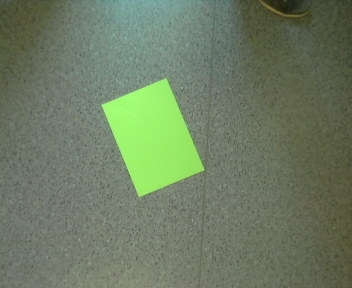
#> input picture test/im_proc/a4_init.jpg, 352 x 288 px
$ python -i image_processing.py   (imports and definitions only)
#> lines starting #> are read from the running program, lines starting #| are printed output that depends on the picture; after the words box and inside, x2 and y2 are one past the last pixel; in counts of white or black regions, pixels touching at a corner belong together
import math
import os
import parameters as PA

try :
     import cv2
     import numpy as np
     import matplotlib.pyplot as plt


     def find_2_opposite_points(mask,corner):	#find two opposite points on a mask, one on the left at the top, the other on the right at the bottom. Corner detection if corner is True (a4)

          [X,Y]=mask.shape
          x1 = 0
          y1 = 0

          if(corner):
               mask = cv2.cornerHarris(mask,2,7,0.04)

          mask = mask>0.01*mask.max()
          i = 0
          e = [k for k,x in enumerate(mask[i]) if x== True]
          while e == []:
               i = i+1
               try:
                    e = [k for k,x in enumerate(mask[i]) if x== True]
               except:
                    raise Exception('The target was not detected. Make sure that you are using the right thresholding constants and the target is in the field of vision')

          p1 = [i, e[0]]

          i = X-1
          e = [k for k,x in enumerate(mask[i]) if x== True]
          while e == []:
               i = i-1
               try:
                    e = [k for k,x in enumerate(mask[i]) if x== True]
               except:
                    raise Exception('The target was not detected. Make sure that you are using the right thresholding constants and the target is in the field of vision')

          p2 = [i, e[0]]

          return [p1[0], p1[1], p2[0], p2[1]]


     # [32 lines left out: function a4_diago, not called in this run]


     def find_position(image):

#> called with image = '../test/im_proc/a4_init.jpg'
          i = cv2.imread(image,1)
#> i is the input picture: shape (288, 352, 3); mean B, G, R 99.3, 124.2, 109.6
          hsv = cv2.cvtColor(i, cv2.COLOR_BGR2HSV)
#> hsv: shape (288, 352, 3); mean H, S, V 48.1, 49.7, 124.2

          low_green = np.array([PA.THRES_G_HUE_LOWER,PA.THRES_G_SAT_LOWER,PA.THRES_VALUE_LOWER])
          high_green= np.array([PA.THRES_G_HUE_UPPER,255,255])
          maskg = cv2.medianBlur(cv2.inRange(hsv, low_green, high_green),3)
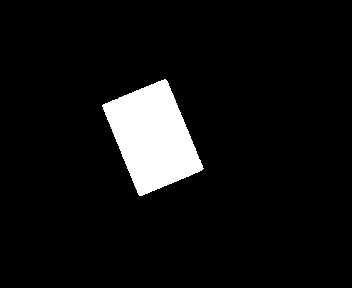
#> maskg: shape (288, 352); 6.9% white; 1 white region, box (x1, y1, x2, y2) and area: (102, 79, 204, 196) 6987

          low_red = np.array([PA.THRES_R_HUE_LOWER,PA.THRES_R_SAT_LOWER,PA.THRES_VALUE_LOWER])
          high_red= np.array([PA.THRES_R_HUE_UPPER,255,255])
          maskr = cv2.medianBlur(cv2.inRange(hsv, low_red, high_red),3)
#> maskr: shape (288, 352); every value is 0

          if(PA.MODE_IMPROC== PA.DISPLAY):
               plt.imshow(i)
               plt.show()

          #green dot :
          Xg = find_2_opposite_points(maskg,False)
#> in find_2_opposite_points, `e = [k for k,x in enumerate(mask[i]) if x== True]`: e = []
#> the loop in find_2_opposite_points, `while e == []:` made 79 passes
#> after the loop in find_2_opposite_points, `while e == []:`: i = 79
#> in find_2_opposite_points, `p1 = [i, e[0]]`: p1 = [79, 164]
#> the loop in find_2_opposite_points, `while e == []:` made 92 passes
#> i on passes 1 to 12: 286, 285, 284, 283, 282, 281, 280, 279, 278, 277, 276, 275
#> after the loop in find_2_opposite_points, `while e == []:`: i = 195
#> in find_2_opposite_points, `p2 = [i, e[0]]`: p2 = [195, 139]
#> Xg = [79, 164, 195, 139]
          x1g = Xg[0]
#> x1g = 79
          x2g = Xg[2]
#> x2g = 195
          y1g = Xg[1]
#> y1g = 164
          y2g = Xg[3]
#> y2g = 139

          #the middle point of the green dot :
          x3g = (x1g+x2g)/2
#> x3g = 137
          y3g = (y1g+y2g)/2
#> y3g = 151.5

          #red dot :
          Xr = find_2_opposite_points(maskr,False)
#> after the loop in find_2_opposite_points, `while e == []:`: i = 288
          x1r = Xr[0]
          x2r = Xr[2]
          y1r = Xr[1]
          y2r = Xr[3]

          #the middle point of the red dot :
          x3r = (x1r+x2r)/2
          y3r = (y1r+y2r)/2

          return [(x3g,y3g),(x3r,y3r)]


     # [107 lines left out: functions init_imageproc, distance_crossed, not called in this run]

except :
     print("At least one of the modules cannot be imported")

#> (the run stopped early here; a loop or call above may not have finished)

$ run again, on test/im_proc/1.jpg
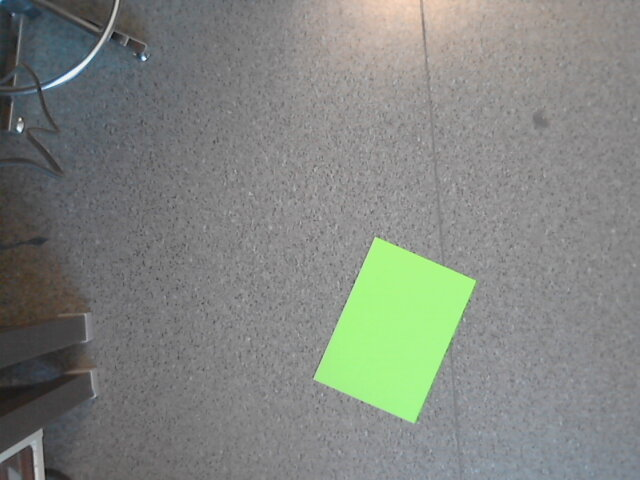
#> input picture test/im_proc/1.jpg, 640 x 480 px
#> in find_position, i is the input picture: shape (480, 640, 3); mean B, G, R 128, 133.5, 129.4
#> hsv: shape (480, 640, 3); mean H, S, V 61, 17.4, 136.5
#> in find_position, `maskg = cv2.medianBlur(cv2.inRange(hsv, low_green, high_green),3)`:
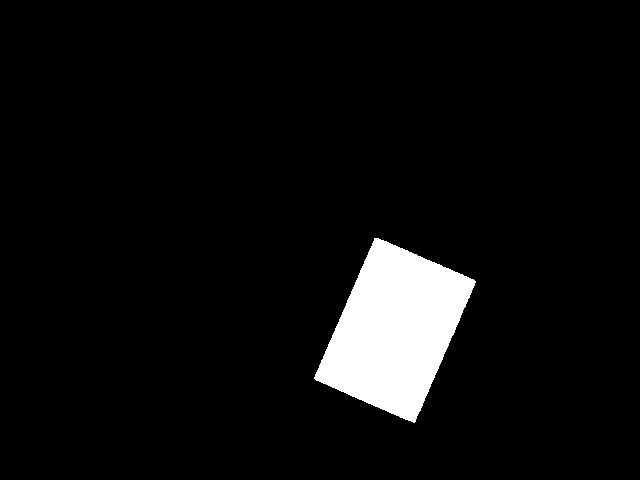
#> maskg: shape (480, 640); 5.6% white; 1 white region, box (x1, y1, x2, y2) and area: (314, 238, 476, 423) 17190
#> maskr: shape (480, 640); every value is 0
#> in find_2_opposite_points, `e = [k for k,x in enumerate(mask[i]) if x== True]`: e = []
#> after the loop in find_2_opposite_points, `while e == []:`: i = 238
#> p1 = [238, 374]
#> the loop in find_2_opposite_points, `while e == []:` made 57 passes
#> i on passes 1 to 8: 478, 477, 476, 475, 474, 473, 472, 471
#> after the loop in find_2_opposite_points, `while e == []:`: i = 422
#> p2 = [422, 413]
#> Xg = [238, 374, 422, 413]
#> x1g = 238
#> x2g = 422
#> y1g = 374
#> y2g = 413
#> x3g = 330
#> y3g = 393.5
#> after the loop in find_2_opposite_points, `while e == []:`: i = 480
